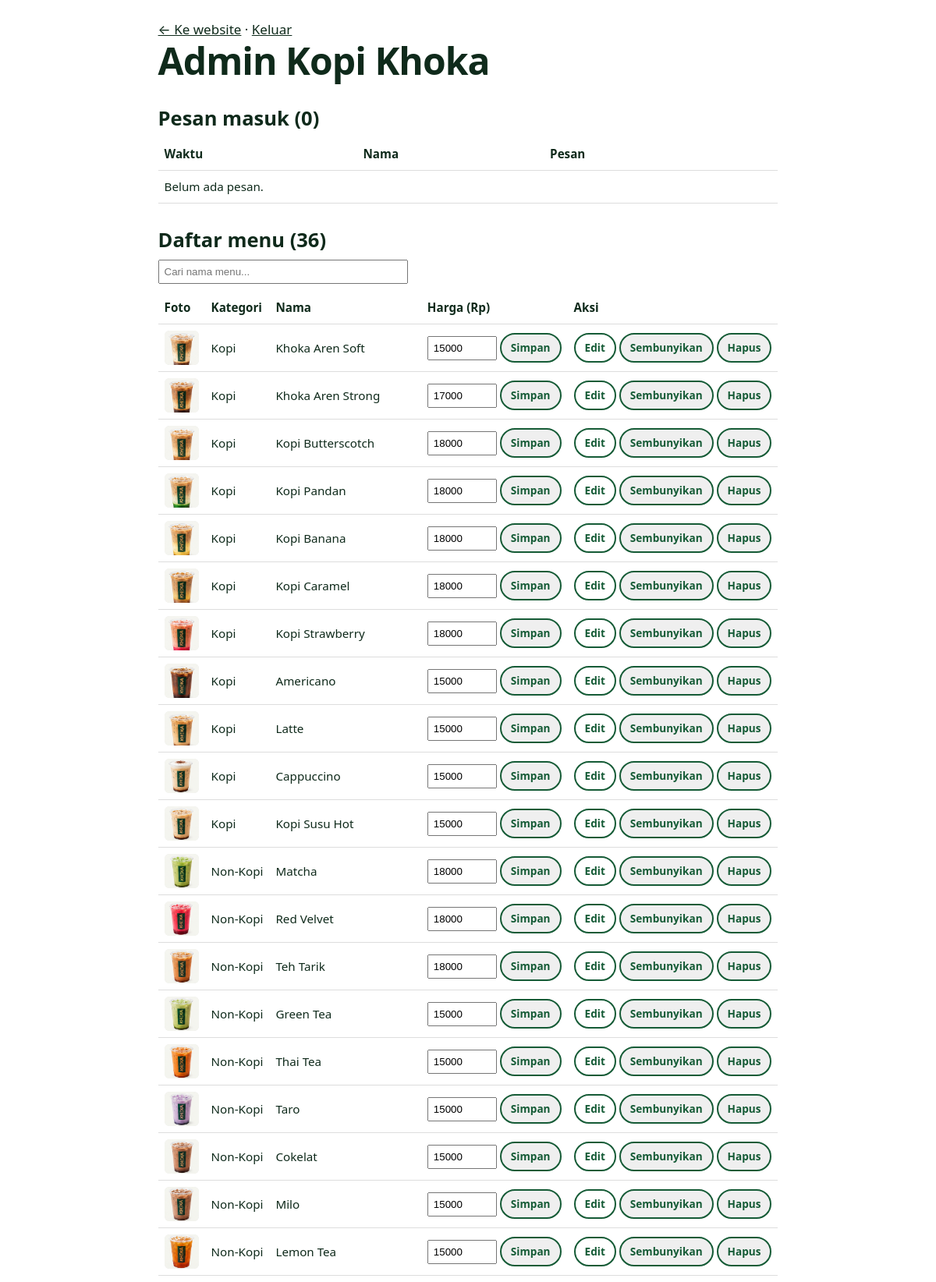
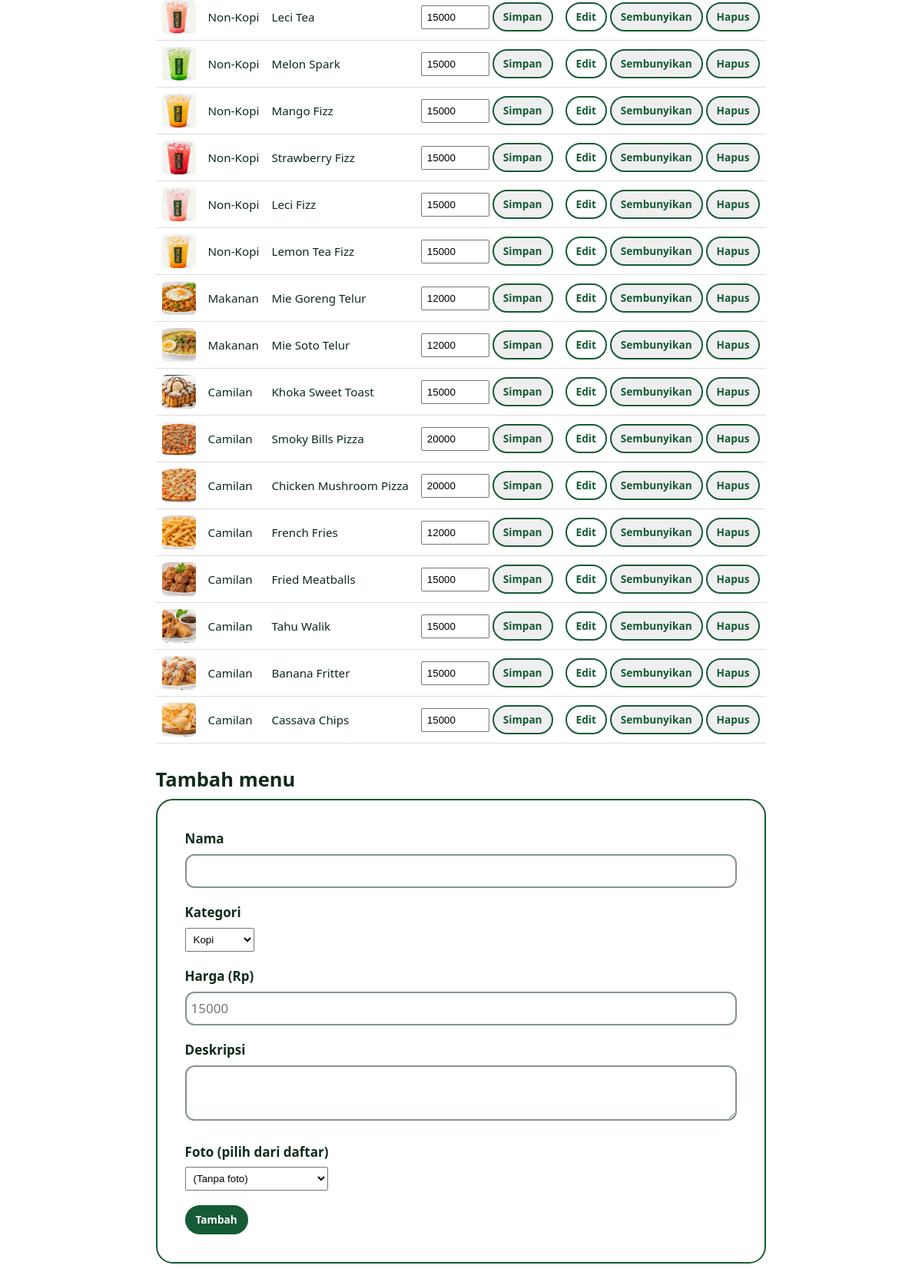
The page /php/admin/index.php (signed in) on the database its author committed (2 pictures, top to bottom).
### tables this page shows
CREATE TABLE `menu` (
  `id` int(10) UNSIGNED NOT NULL,
  `kategori_id` int(10) UNSIGNED NOT NULL,
  `nama` varchar(100) NOT NULL,
  `deskripsi` varchar(255) NOT NULL DEFAULT '',
  `harga` int(10) UNSIGNED NOT NULL DEFAULT 0,
  `foto` varchar(200) NOT NULL DEFAULT '',
  `tersedia` tinyint(1) NOT NULL DEFAULT 1,
  `urutan` int(11) NOT NULL DEFAULT 0,
  `dibuat` timestamp NOT NULL DEFAULT current_timestamp()
);

CREATE TABLE `kategori` (
  `id` int(10) UNSIGNED NOT NULL,
  `slug` varchar(30) NOT NULL,
  `nama` varchar(60) NOT NULL,
  `urutan` int(11) NOT NULL DEFAULT 0
);

### php/koneksi.php (called while the page is built, shortened)
<?php
function e($s): string {
    return htmlspecialchars((string)$s, ENT_QUOTES, 'UTF-8');
}

### php/admin/index.php (the view, shortened to what this page needs)
<?php
require_once __DIR__ . '/../foto.php';
$pdo = db();
$kategori = $pdo->query('SELECT id, nama FROM kategori ORDER BY urutan')->fetchAll();
$menu = $pdo->query('SELECT m.*, k.nama AS kategori FROM menu m
                     JOIN kategori k ON k.id = m.kategori_id
                     ORDER BY k.urutan, m.urutan, m.id')->fetchAll();
$pesan = $pdo->query('SELECT * FROM pesan_kontak ORDER BY id DESC LIMIT 100')->fetchAll();
$csrf = csrf_token();
?>
<!DOCTYPE html>
<html lang="id">
<head>
  <link rel="stylesheet" href="../../style.css">
</head>
<body>
<div class="adm">
  <p><a href="../../index.html">&larr; Ke website</a> · <a href="keluar.php">Keluar</a></p>
  <h1 class="judul-halaman">Admin Kopi Khoka</h1>
  <h2>Pesan masuk (<?= count($pesan) ?>)</h2>
  <div class="scroll"><table>
    <tr><th>Waktu</th><th>Nama</th><th>Pesan</th><th></th></tr>
    <?php if (!$pesan): ?><tr><td colspan="4">Belum ada pesan.</td></tr><?php endif; ?>
  </table></div>
  <h2>Daftar menu (<?= count($menu) ?>)</h2>
  <input type="search" id="cari" class="cari" placeholder="Cari nama menu...">
  <div class="scroll"><table id="tabel-menu">
    <tr><th>Foto</th><th>Kategori</th><th>Nama</th><th>Harga (Rp)</th><th>Aksi</th></tr>
    <?php foreach ($menu as $m): ?>
    <tr class="<?= $m['tersedia'] ? '' : 'off' ?>">
      <td><?php if ($m['foto']): ?><img class="thumb" src="../../<?= e($m['foto']) ?>" alt=""><?php else: ?><span class="thumb"></span><?php endif; ?></td>
      <td><?= e($m['kategori']) ?></td>
      <td class="nama"><?= e($m['nama']) ?></td>
      <td>
        <form method="post" class="inline"><input type="hidden" name="csrf" value="<?= e($csrf) ?>">
          <input type="text" name="harga" value="<?= (int)$m['harga'] ?>" size="7" inputmode="numeric">
          <button class="btn btn-garis-gelap">Simpan</button></form>
      </td>
      <td>
        <a class="btn btn-garis-gelap" href="edit.php?id=<?= (int)$m['id'] ?>">Edit</a>
        <form method="post" class="inline"><input type="hidden" name="csrf" value="<?= e($csrf) ?>">
          <button class="btn btn-garis-gelap"><?= $m['tersedia'] ? 'Sembunyikan' : 'Tampilkan' ?></button></form>
        <form method="post" class="inline" onsubmit="return confirm('Hapus menu ini?')">
          <button class="btn btn-garis-gelap">Hapus</button></form>
      </td>
    </tr>
    <?php endforeach; ?>
  </table></div>
  <h2>Tambah menu</h2>
  <form method="post" class="form">
    <div class="field"><label>Nama</label><input type="text" name="nama" required maxlength="100"></div>
    <div class="field"><label>Kategori</label>
      <select name="kategori_id" required>
        <?php foreach ($kategori as $k): ?><option value="<?= (int)$k['id'] ?>"><?= e($k['nama']) ?></option><?php endforeach; ?>
      </select></div>
    <div class="field"><label>Harga (Rp)</label><input type="text" name="harga" inputmode="numeric" placeholder="15000"></div>
    <div class="field"><label>Deskripsi</label><textarea name="deskripsi" rows="2" maxlength="255"></textarea></div>
    <div class="field"><label>Foto (pilih dari daftar)</label>
      <?php pilihan_foto_html(); ?>
    </div>
    <button type="submit" class="btn btn-gelap">Tambah</button>
  </form>
</div>
</body>
</html>

### php/foto.php (shortened to what this page needs)
<?php
function pilihan_foto_html(string $terpilih = '', string $prefixUrl = '../../'): void
{
    ?>
    <select name="foto" class="pilih-foto" data-prefix="<?= htmlspecialchars($prefixUrl, ENT_QUOTES, 'UTF-8') ?>">
      <option value="">(Tanpa foto)</option>
    </select>
    <?php
}
    ?>

### style.css (style rules this page uses)
:root { --hijau-tua: #0C3620; --hijau-dalam: #082617; --hijau: #155B36; --hijau-muda: #E9F3EC; --mint: #BFE3CB; --teks: #0F2A1B; --putih: #FFFFFF; --merah: #B3261E; }
*, *::before, *::after { box-sizing: border-box; margin: 0; padding: 0; }
body { display: flex; flex-direction: column; min-height: 100vh; font-family: 'Nunito Sans', system-ui, -apple-system, 'Segoe UI', Roboto, sans-serif; font-size: 1.0625rem; line-height: 1.65; color: var(--teks); background: var(--putih); -webkit-font-smoothing: antialiased; }
img { max-width: 100%; display: block; }
a { color: inherit; }
h1, h2, h3, .brand { font-family: 'Bricolage Grotesque', 'Trebuchet MS', system-ui, sans-serif; line-height: 1.1; }
.btn { display: inline-block; padding: .8rem 1.5rem; border: 2px solid transparent; border-radius: 999px; font: inherit; font-weight: 700; text-decoration: none; text-align: center; cursor: pointer; transition: background .2s, color .2s, border-color .2s; }
.btn-gelap { background: var(--hijau); border-color: var(--hijau); color: var(--putih); }
.btn-garis-gelap { border-color: var(--hijau); color: var(--hijau); }
h1 { max-width: 13ch; font-size: clamp(2.5rem, 9vw, 4.6rem); font-weight: 800; letter-spacing: -.03em; }
.judul-halaman { max-width: none; font-size: clamp(2rem, 6vw, 3rem); font-weight: 800; letter-spacing: -.02em; }
.form { padding: 1.75rem; border: 2px solid var(--hijau); border-radius: 22px; background: var(--putih); }
.field { margin-bottom: 1.15rem; }
.field label { display: block; margin-bottom: .35rem; font-weight: 700; }
.field input, .field textarea { width: 100%; padding: .75rem 1rem; border: 2px solid rgba(15, 42, 27, .5); border-radius: 12px; background: #fff; color: var(--teks); font: inherit; resize: vertical; }
@media (min-width: 900px) { .form { padding: 2.25rem; } }

### php/admin/index.php (style rules this page uses)
.adm { max-width:1000px;margin:0 auto;padding:24px 16px }
.adm h2 { margin:32px 0 12px }
.adm table { width:100%;border-collapse:collapse;font-size:.95rem }
.adm th,.adm td { padding:8px;border-bottom:1px solid #ddd;text-align:left;vertical-align:middle }
.adm .scroll { overflow-x:auto }
.adm input,.adm select,.adm textarea { padding:6px;max-width:100% }
.adm form.inline { display:inline }
.adm .btn { padding:6px 12px;font-size:.85rem;cursor:pointer;display:inline-block;text-decoration:none }
.adm .thumb { width:44px;height:44px;object-fit:cover;border-radius:6px;background:#eee;display:block }
.adm .cari { margin:0 0 10px;width:100%;max-width:320px }

### rows shown on the page
menu: foto (picture), kategori.nama "Kopi", nama "Khoka Aren Soft", harga "15000", tersedia "Sembunyikan"
menu: foto (picture), kategori.nama "Kopi", nama "Khoka Aren Strong", harga "17000", tersedia "Sembunyikan"
menu: foto (picture), kategori.nama "Kopi", nama "Kopi Butterscotch", harga "18000", tersedia "Sembunyikan"
menu: foto (picture), kategori.nama "Kopi", nama "Kopi Pandan", harga "18000", tersedia "Sembunyikan"
menu: foto (picture), kategori.nama "Kopi", nama "Kopi Banana", harga "18000", tersedia "Sembunyikan"
menu: foto (picture), kategori.nama "Kopi", nama "Kopi Caramel", harga "18000", tersedia "Sembunyikan"
menu: foto (picture), kategori.nama "Kopi", nama "Kopi Strawberry", harga "18000", tersedia "Sembunyikan"
menu: foto (picture), kategori.nama "Kopi", nama "Americano", harga "15000", tersedia "Sembunyikan"
menu: foto (picture), kategori.nama "Kopi", nama "Latte", harga "15000", tersedia "Sembunyikan"
menu: foto (picture), kategori.nama "Kopi", nama "Cappuccino", harga "15000", tersedia "Sembunyikan"
menu: foto (picture), kategori.nama "Kopi", nama "Kopi Susu Hot", harga "15000", tersedia "Sembunyikan"
menu: foto (picture), kategori.nama "Non-Kopi", nama "Matcha", harga "18000", tersedia "Sembunyikan"
menu: foto (picture), kategori.nama "Non-Kopi", nama "Red Velvet", harga "18000", tersedia "Sembunyikan"
menu: foto (picture), kategori.nama "Non-Kopi", nama "Teh Tarik", harga "18000", tersedia "Sembunyikan"
menu: foto (picture), kategori.nama "Non-Kopi", nama "Green Tea", harga "15000", tersedia "Sembunyikan"
menu: foto (picture), kategori.nama "Non-Kopi", nama "Thai Tea", harga "15000", tersedia "Sembunyikan"
menu: foto (picture), kategori.nama "Non-Kopi", nama "Taro", harga "15000", tersedia "Sembunyikan"
menu: foto (picture), kategori.nama "Non-Kopi", nama "Cokelat", harga "15000", tersedia "Sembunyikan"
menu: foto (picture), kategori.nama "Non-Kopi", nama "Milo", harga "15000", tersedia "Sembunyikan"
menu: foto (picture), kategori.nama "Non-Kopi", nama "Lemon Tea", harga "15000", tersedia "Sembunyikan"
menu: foto (picture), kategori.nama "Non-Kopi", nama "Leci Tea", harga "15000", tersedia "Sembunyikan"
menu: foto (picture), kategori.nama "Non-Kopi", nama "Melon Spark", harga "15000", tersedia "Sembunyikan"
menu: foto (picture), kategori.nama "Non-Kopi", nama "Mango Fizz", harga "15000", tersedia "Sembunyikan"
menu: foto (picture), kategori.nama "Non-Kopi", nama "Strawberry Fizz", harga "15000", tersedia "Sembunyikan"
menu: foto (picture), kategori.nama "Non-Kopi", nama "Leci Fizz", harga "15000", tersedia "Sembunyikan"
menu: foto (picture), kategori.nama "Non-Kopi", nama "Lemon Tea Fizz", harga "15000", tersedia "Sembunyikan"
menu: foto (picture), kategori.nama "Makanan", nama "Mie Goreng Telur", harga "12000", tersedia "Sembunyikan"
menu: foto (picture), kategori.nama "Makanan", nama "Mie Soto Telur", harga "12000", tersedia "Sembunyikan"
menu: foto (picture), kategori.nama "Camilan", nama "Khoka Sweet Toast", harga "15000", tersedia "Sembunyikan"
menu: foto (picture), kategori.nama "Camilan", nama "Smoky Bills Pizza", harga "20000", tersedia "Sembunyikan"
menu: foto (picture), kategori.nama "Camilan", nama "Chicken Mushroom Pizza", harga "20000", tersedia "Sembunyikan"
menu: foto (picture), kategori.nama "Camilan", nama "French Fries", harga "12000", tersedia "Sembunyikan"
menu: foto (picture), kategori.nama "Camilan", nama "Fried Meatballs", harga "15000", tersedia "Sembunyikan"
menu: foto (picture), kategori.nama "Camilan", nama "Tahu Walik", harga "15000", tersedia "Sembunyikan"
menu: foto (picture), kategori.nama "Camilan", nama "Banana Fritter", harga "15000", tersedia "Sembunyikan"
menu: foto (picture), kategori.nama "Camilan", nama "Cassava Chips", harga "15000", tersedia "Sembunyikan"

### other values the page prints
count($pesan) "0"
count($menu) "36"
form field kategori_id "Kopi"
